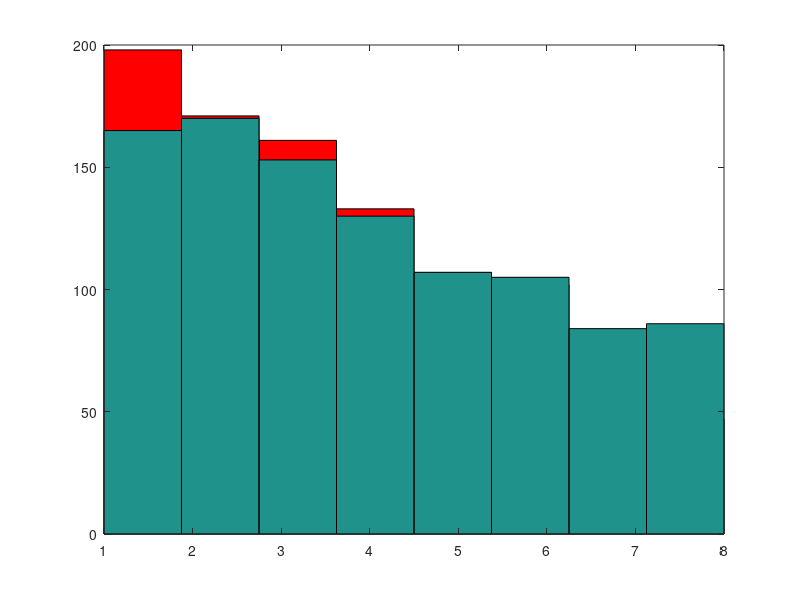

MATLAB code to generate this figure:
 H=.15;

for i=1:1000
                   Randnumber=rand;
                   seqLen1(i)=1;
                   while Randnumber>H
                       seqLen1(i)=seqLen1(i)+1;
                       Randnumber=rand;

                       if seqLen1(i)>8
                           seqLen1(i)=1;
                       end
                   end
end
hist(seqLen1,8,'r')
hold on

for i=1:1000
seqLen2(i)=ceil(exprnd(10));
while seqLen2(i)>8
   seqLen2(i)=ceil(exprnd(10)); 
end
end
hist(seqLen2,8)